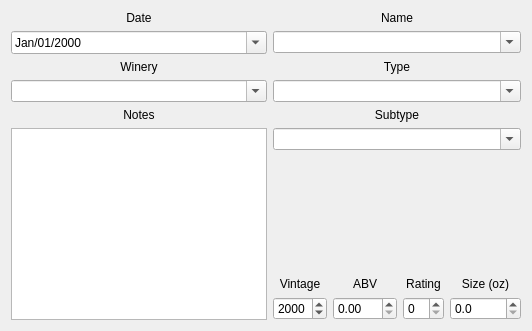
      <widget class="QWidget" name="wineTab">
       <attribute name="title">
        <string>Wine</string>
       </attribute>
       <layout class="QGridLayout" name="gridLayout_10">
        <item row="6" column="2">
         <layout class="QGridLayout" name="gridLayout_9">
          <item row="1" column="3">
           <widget class="QLabel" name="wineSizeLabel">
            <property name="sizePolicy">
             <sizepolicy hsizetype="Preferred" vsizetype="Preferred">
              <horstretch>0</horstretch>
              <verstretch>0</verstretch>
             </sizepolicy>
            </property>
            <property name="text">
             <string>Size (oz)</string>
            </property>
            <property name="alignment">
             <set>Qt::AlignCenter</set>
            </property>
           </widget>
          </item>
          <item row="1" column="0">
           <widget class="QLabel" name="wineVintageLabel">
            <property name="text">
             <string>Vintage</string>
            </property>
            <property name="alignment">
             <set>Qt::AlignCenter</set>
            </property>
           </widget>
          </item>
          <item row="2" column="0">
           <widget class="QSpinBox" name="wineVintage">
            <property name="maximum">
             <number>9999</number>
            </property>
            <property name="value">
             <number>2000</number>
            </property>
           </widget>
          </item>
          <item row="1" column="2">
           <widget class="QLabel" name="wineRatingLabel">
            <property name="sizePolicy">
             <sizepolicy hsizetype="Preferred" vsizetype="Preferred">
              <horstretch>0</horstretch>
              <verstretch>0</verstretch>
             </sizepolicy>
            </property>
            <property name="text">
             <string>Rating</string>
            </property>
            <property name="alignment">
             <set>Qt::AlignCenter</set>
            </property>
           </widget>
          </item>
          <item row="2" column="2">
           <widget class="QSpinBox" name="wineRatingInput">
            <property name="sizePolicy">
             <sizepolicy hsizetype="Preferred" vsizetype="Fixed">
              <horstretch>0</horstretch>
              <verstretch>0</verstretch>
             </sizepolicy>
            </property>
            <property name="maximum">
             <number>10</number>
            </property>
           </widget>
          </item>
          <item row="2" column="1">
           <widget class="QDoubleSpinBox" name="wineAbvInput">
            <property name="sizePolicy">
             <sizepolicy hsizetype="Preferred" vsizetype="Fixed">
              <horstretch>0</horstretch>
              <verstretch>0</verstretch>
             </sizepolicy>
            </property>
            <property name="maximum">
             <double>100.000000000000000</double>
            </property>
           </widget>
          </item>
          <item row="1" column="1">
           <widget class="QLabel" name="wineAbvLabel">
            <property name="sizePolicy">
             <sizepolicy hsizetype="Preferred" vsizetype="Preferred">
              <horstretch>0</horstretch>
              <verstretch>0</verstretch>
             </sizepolicy>
            </property>
            <property name="text">
             <string>ABV</string>
            </property>
            <property name="alignment">
             <set>Qt::AlignCenter</set>
            </property>
           </widget>
          </item>
          <item row="0" column="0">
           <spacer name="verticalSpacer_4">
            <property name="orientation">
             <enum>Qt::Vertical</enum>
            </property>
            <property name="sizeHint" stdset="0">
             <size>
              <width>20</width>
              <height>40</height>
             </size>
            </property>
           </spacer>
          </item>
          <item row="2" column="3">
           <widget class="QDoubleSpinBox" name="wineSizeInput">
            <property name="decimals">
             <number>1</number>
            </property>
            <property name="maximum">
             <double>10000.000000000000000</double>
            </property>
           </widget>
          </item>
         </layout>
        </item>
        <item row="1" column="0" colspan="2">
         <widget class="QDateEdit" name="wineDateInput">
          <property name="sizePolicy">
           <sizepolicy hsizetype="Preferred" vsizetype="Preferred">
            <horstretch>0</horstretch>
            <verstretch>0</verstretch>
           </sizepolicy>
          </property>
          <property name="maximumSize">
           <size>
            <width>16777215</width>
            <height>16777215</height>
           </size>
          </property>
          <property name="focusPolicy">
           <enum>Qt::WheelFocus</enum>
          </property>
          <property name="styleSheet">
           <string notr="true"/>
          </property>
          <property name="displayFormat">
           <string>MMM/dd/yyyy</string>
          </property>
          <property name="calendarPopup">
           <bool>true</bool>
          </property>
         </widget>
        </item>
        <item row="0" column="0" colspan="2">
         <widget class="QLabel" name="wineDateLabel">
          <property name="sizePolicy">
           <sizepolicy hsizetype="Preferred" vsizetype="Preferred">
            <horstretch>0</horstretch>
            <verstretch>0</verstretch>
           </sizepolicy>
          </property>
          <property name="text">
           <string>Date</string>
          </property>
          <property name="alignment">
           <set>Qt::AlignCenter</set>
          </property>
         </widget>
        </item>
        <item row="4" column="0" colspan="2">
         <widget class="QLabel" name="wineNotesLabel">
          <property name="sizePolicy">
           <sizepolicy hsizetype="Preferred" vsizetype="Preferred">
            <horstretch>0</horstretch>
            <verstretch>0</verstretch>
           </sizepolicy>
          </property>
          <property name="text">
           <string>Notes</string>
          </property>
          <property name="alignment">
           <set>Qt::AlignCenter</set>
          </property>
         </widget>
        </item>
        <item row="0" column="2">
         <widget class="QLabel" name="wineNameLabel">
          <property name="sizePolicy">
           <sizepolicy hsizetype="Preferred" vsizetype="Preferred">
            <horstretch>0</horstretch>
            <verstretch>0</verstretch>
           </sizepolicy>
          </property>
          <property name="text">
           <string>Name</string>
          </property>
          <property name="alignment">
           <set>Qt::AlignCenter</set>
          </property>
         </widget>
        </item>
        <item row="3" column="2">
         <widget class="QComboBox" name="wineTypeInput">
          <property name="sizePolicy">
           <sizepolicy hsizetype="Preferred" vsizetype="Fixed">
            <horstretch>0</horstretch>
            <verstretch>0</verstretch>
           </sizepolicy>
          </property>
          <property name="editable">
           <bool>true</bool>
          </property>
         </widget>
        </item>
        <item row="1" column="2">
         <widget class="QComboBox" name="wineNameInput">
          <property name="sizePolicy">
           <sizepolicy hsizetype="MinimumExpanding" vsizetype="Fixed">
            <horstretch>0</horstretch>
            <verstretch>0</verstretch>
           </sizepolicy>
          </property>
          <property name="editable">
           <bool>true</bool>
          </property>
         </widget>
        </item>
        <item row="3" column="0" colspan="2">
         <widget class="QComboBox" name="wineryInput">
          <property name="sizePolicy">
           <sizepolicy hsizetype="Preferred" vsizetype="Fixed">
            <horstretch>0</horstretch>
            <verstretch>0</verstretch>
           </sizepolicy>
          </property>
          <property name="editable">
           <bool>true</bool>
          </property>
         </widget>
        </item>
        <item row="2" column="2">
         <widget class="QLabel" name="wineTypeLabel">
          <property name="sizePolicy">
           <sizepolicy hsizetype="Preferred" vsizetype="Preferred">
            <horstretch>0</horstretch>
            <verstretch>0</verstretch>
           </sizepolicy>
          </property>
          <property name="text">
           <string>Type</string>
          </property>
          <property name="alignment">
           <set>Qt::AlignCenter</set>
          </property>
         </widget>
        </item>
        <item row="4" column="2">
         <widget class="QLabel" name="wineSubtypeLabel">
          <property name="text">
           <string>Subtype</string>
          </property>
          <property name="alignment">
           <set>Qt::AlignCenter</set>
          </property>
         </widget>
        </item>
        <item row="2" column="0" colspan="2">
         <widget class="QLabel" name="wineryLabel">
          <property name="sizePolicy">
           <sizepolicy hsizetype="Preferred" vsizetype="Preferred">
            <horstretch>0</horstretch>
            <verstretch>0</verstretch>
           </sizepolicy>
          </property>
          <property name="text">
           <string>Winery</string>
          </property>
          <property name="alignment">
           <set>Qt::AlignCenter</set>
          </property>
         </widget>
        </item>
        <item row="5" column="2">
         <widget class="QComboBox" name="wineSubtypeInput">
          <property name="editable">
           <bool>true</bool>
          </property>
         </widget>
        </item>
        <item row="5" column="0" rowspan="2" colspan="2">
         <widget class="QTextEdit" name="wineNotesInput">
          <property name="sizePolicy">
           <sizepolicy hsizetype="Preferred" vsizetype="Preferred">
            <horstretch>0</horstretch>
            <verstretch>0</verstretch>
           </sizepolicy>
          </property>
          <property name="focusPolicy">
           <enum>Qt::ClickFocus</enum>
          </property>
         </widget>
        </item>
       </layout>
      </widget>
